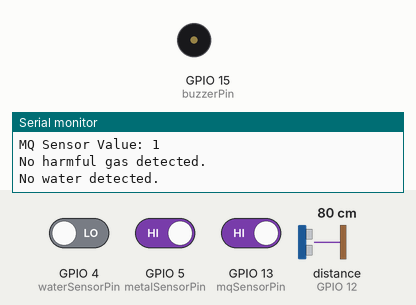
Simulated run of this sketch. Board: ESP8266 (NodeMCU). On the bench: buzzer (waves = sounding, pin HIGH), the last lines printed to the serial monitor. The inputs (shaded band) are chosen by the test bench; at power-on: distance to the obstacle (sensor on GPIO 12) 80 cm, GPIO 4 (waterSensorPin) LOW, GPIO 5 (metalSensorPin) HIGH, GPIO 13 (mqSensorPin) HIGH. The echo pulse lasts 58.3 µs per cm; WiFi joins after 1.5 s; servers stay silent unless stated.

Above: at 3.0 s.
3.1 s: distance to the obstacle (sensor on GPIO 12) set to 2 cm
At 4.5 s:
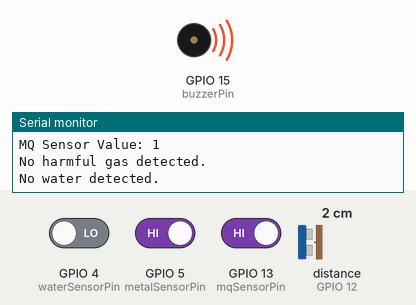
4.8 s: distance to the obstacle (sensor on GPIO 12) set to 9 cm
At 5.6 s:
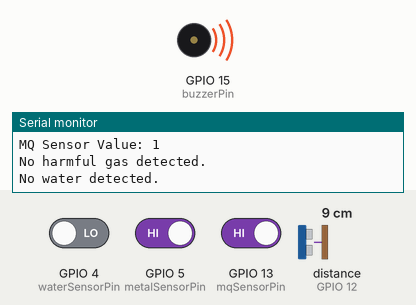
6.3 s: distance to the obstacle (sensor on GPIO 12) set to 18 cm
At 6.8 s:
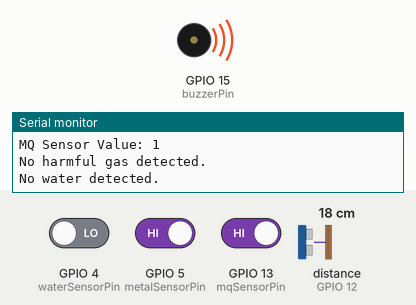
Timing chart, 0 to 9.3 s (numbered marks = the images above; inputs shaded):
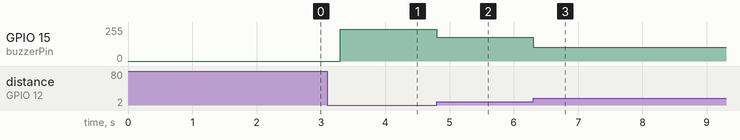

Measured:
- after the input at 3.1 s, GPIO 15 (buzzerPin): 0/255 → 238/255 after 0.20 s
- after the input at 4.8 s, GPIO 15 (buzzerPin): 238/255 → 178/255 at once
- after the input at 6.3 s, GPIO 15 (buzzerPin): 178/255 → 102/255 at once

The sketch:

12_Submarine.ino
```cpp
#define BLYNK_PRINT Serial

#define BLYNK_TEMPLATE_ID "TMPL3HgkUB6GF"
#define BLYNK_TEMPLATE_NAME "SubMarine Safety SyStem"
#define BLYNK_AUTH_TOKEN "O_QZ7A68qJgxtISEglcbyUGhZlKXlqUB"

#include <ESP8266WiFi.h>
#include <BlynkSimpleEsp8266.h>
#include <NewPing.h>

char ssid[] = "SVU";
char pass[] = "12345678";

#define TRIGGER_PIN 14
#define ECHO_PIN 12
#define MAX_DISTANCE 200

const int metalSensorPin = 5;
const int waterSensorPin = 4;
const int buzzerPin = 15;
const int mqSensorPin = 13; // Change from analog pin to digital pin 13

NewPing sonar(TRIGGER_PIN, ECHO_PIN, MAX_DISTANCE);

unsigned long previousMillis = 0;
unsigned long interval = 500;

void setup() {
  Serial.begin(115200);
  Blynk.begin(BLYNK_AUTH_TOKEN, ssid, pass);
  pinMode(metalSensorPin, INPUT);
  pinMode(waterSensorPin, INPUT);
  pinMode(buzzerPin, OUTPUT);
  pinMode(mqSensorPin, INPUT); // Initialize the MQ sensor pin as input
}

void loop() {
  Blynk.run();

  unsigned long currentMillis = millis();
  if (currentMillis - previousMillis >= interval) {
    previousMillis = currentMillis;

    unsigned int distance = sonar.ping_cm();
    if (distance == 0) {
      Serial.println("Error: No echo received!");
    } else {
      Serial.print("Distance: ");
      Serial.print(distance);
      Serial.println(" cm");
      Blynk.virtualWrite(V0, distance);

      if (distance < 30) {
        int buzzerTone = map(distance, 0, 30, 255, 0);
        analogWrite(buzzerPin, buzzerTone);
        Serial.print("Buzzer tone: ");
        Serial.println(buzzerTone);
      } else {
        digitalWrite(buzzerPin, LOW);
      }
    }

    int metalSensorValue = digitalRead(metalSensorPin);
    if (metalSensorValue == LOW) {
      Serial.println("Metal detected!");
      Blynk.virtualWrite(V1, HIGH);
      Blynk.logEvent("metal_detected");
    } else {
      Serial.println("No metal detected.");
      Blynk.virtualWrite(V1, LOW);
    }

    int mqSensorValue = digitalRead(mqSensorPin); // Read the value from the digital pin
    Serial.print("MQ Sensor Value: ");
    Serial.println(mqSensorValue);

    if (mqSensorValue == LOW) { // Assuming LOW means gas detected
      Serial.println("Harmful gas present!");
      Blynk.virtualWrite(V2, HIGH);
      Blynk.logEvent("gases_detected");
    } else {
      Serial.println("No harmful gas detected.");
      Blynk.virtualWrite(V2, LOW);
    }

    int waterSensorValue = digitalRead(waterSensorPin);
    if (waterSensorValue == HIGH) {
      Serial.println("Water detected!");
      Blynk.virtualWrite(V3, HIGH);
    } else {
      Serial.println("No water detected.");
      Blynk.virtualWrite(V3, LOW);
    }
  }
}
```
